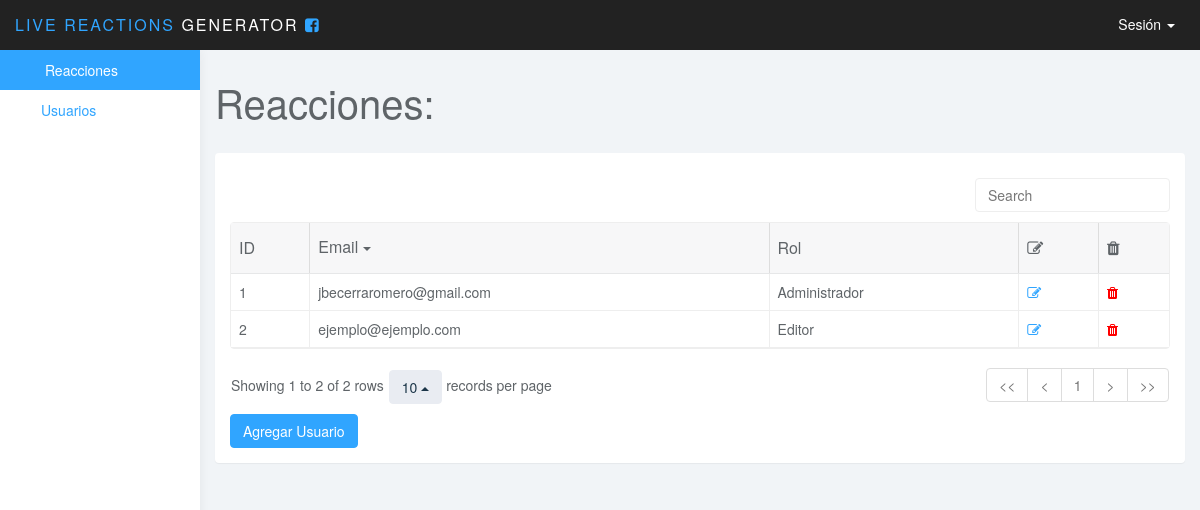
/usuarios.php (signed in), run on the app's committed database.
### tables this page shows
CREATE TABLE `usuarios` (
  `id` int(11) NOT NULL,
  `correo` varchar(255) NOT NULL,
  `contrasena` varchar(255) NOT NULL,
  `rol` int(11) NOT NULL
);

### funciones.php (called while the page is built, shortened)
<?php
	function obtenerRol($id){
		switch ($id) {
			case 1:
			return("Administrador");
			break;
			case 2:
			return("Editor");
			break;
		}
	}
?>

### usuarios.php (the view, shortened to what this page needs)
<?php
	include("auth.php");
	include("funciones.php");
?>
<!DOCTYPE html>
<html>
<head>
<?php include("head.php") ?>
</head>
<body>
	<?php include("navusuario.php"); ?>
	<div id="sidebar-collapse" class="col-sm-3 col-lg-2 sidebar">
		<?php include("navegacion.php") ?>
	</div>
	<div class="col-sm-9 col-sm-offset-3 col-lg-10 col-lg-offset-2 main">
		<div class="row">
			<div class="col-lg-12">
				<h1 class="page-header">Reacciones:</h1>
			</div>
		</div>
		<div class="row">
			<div class="col-lg-12">
				<div class="panel panel-default">
					<div class="panel-body">
						<table data-toggle="table"  data-show-refresh="false" data-show-toggle="false" data-show-columns="false" data-search="true" data-select-item-name="toolbar1" data-pagination="true" data-sort-name="mail" data-sort-order="desc">
						    <thead>
						    <tr>
						        <th data-field="id" data-sortable="true" >ID</th>
						        <th data-field="mail" data-sortable="true">Email</th>
						        <th data-field="rol"  data-sortable="true">Rol</th>
						        <th data-field="edit"><i class="fa fa-pencil-square-o" aria-hidden="true"></i></th>
						        <th data-field="delete"><i class="fa fa-trash" aria-hidden="true"></i></th>
						    </tr>
						    </thead>
						    <tbody>
						    	<?php
						    		$dbh = new PDO("mysql:host=$db_host;dbname=$db_name",$db_user,$db_pass);
									$sql = "SELECT * FROM usuarios order by correo";
								    $q = $dbh->prepare($sql);
								    $q->execute();
								    $result= $q->fetchAll();
								    foreach($result as $r){
								    	?>
								<tr>
						    		<td><?php echo $r['id'] ?></td>
						    		<td><?php echo $r['correo'] ?></td>
						    		<td><?php echo obtenerRol($r['rol']) ?></td>
						    		<td><a href="editar-usuario.php?id=<?php echo $r['id']; ?>"><i class="fa fa-pencil-square-o" aria-hidden="true"></i></a></td>
						    		<td><a href="delete/usuario.php?id=<?php echo $r['id']; ?>" onclick="return confirm('¿Está seguro de eliminar?');" style="color: red"><i class="fa fa-trash" aria-hidden="true"></i></a></td>
						    	</tr>
								    	<?php
								    }
						    	?>
						    </tbody>
						</table>
						<a href="agregar-usuario.php" class="btn btn-primary">Agregar Usuario</a>
					</div>
				</div>
			</div>
		</div>
	</div>
</body>
</html>

### css/styles.css (style rules this page uses)
body { background: #f1f4f7; padding-top: 50px; color: #5f6468; }
a, a:hover, a:focus { color: #30a5ff; }
h1, h2, h3, h4, h5, h6 { color: #5f6468; }
h1 { font-weight: 300; font-size: 40px; }
.btn-primary, .btn-primary:hover, .btn-primary:focus, .btn-primary:active, .btn-primary.active, .open > .dropdown-toggle.btn-primary, .btn-primary.disabled, .btn-primary[disabled], fieldset[disabled] .btn-primary, .btn-primary.disabled:hover, .btn-primary[disabled]:hover, fieldset[disabled] .btn-primary:hover, .btn-primary.disabled:focus, .btn-primary[disabled]:focus, fieldset[disabled] .btn-primary:focus, .btn-primary.disabled:active, .btn-primary[disabled]:active, fieldset[disabled] .btn-primary:active, .btn-primary.disabled.active, .btn-primary[disabled].active, fieldset[disabled] .btn-primary.active { background-color: #30a5ff; border-color: #30a5ff; }
.panel { border: 0; }
.sidebar { display: block; background-color: #fff; padding: 0; display: none; }
@media (min-width: 768px) { .sidebar { display: block; position: fixed; top: 50px; bottom: 0; left: 0; z-index: 1000; display: block; margin: 0; padding: 0; overflow-x: hidden; overflow-y: auto; background-color: #fff; box-shadow: 1px 0px 10px rgba(0, 0, 0, .05); } }
h1.page-header { margin-top: 30px; border-bottom: 0; }
.table { background: #fff; }

### data on the page
usuarios: id "2", correo "ejemplo@ejemplo.com", rol "Editor"
usuarios: id "1", correo "jbecerraromero@gmail.com", rol "Administrador"
